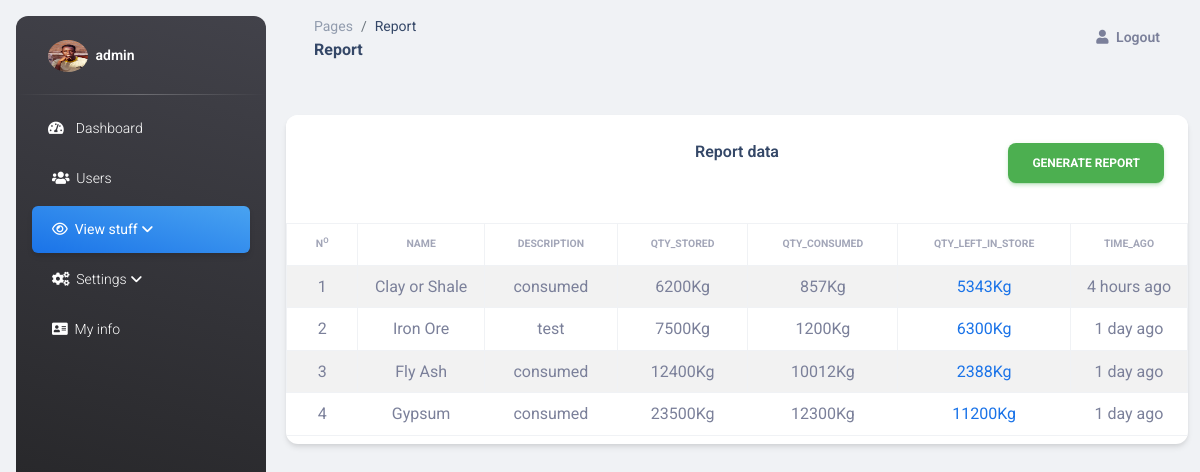
Page /system_users/Admin/report.php (signed in) on the committed database.
### tables this page shows
CREATE TABLE `raw_material` (
  `rm_id` int(11) NOT NULL,
  `name` varchar(100) DEFAULT NULL,
  `description` text DEFAULT NULL,
  `quantity_stored` int(11) DEFAULT NULL,
  `quantity_consumed` int(11) DEFAULT NULL,
  `unit` varchar(100) DEFAULT NULL,
  `consumed_time` varchar(100) DEFAULT NULL,
  `consumed_descr` text DEFAULT NULL,
  `user_fk_id` int(11) DEFAULT NULL
);

### system_users/Admin/report.php (the view, shortened to what this page needs)
      <?php
    include_once '../../php_code/codes.php';
    $user_id=$_SESSION['a_id'];
    $sql_user_info="SELECT * FROM admin where a_id=".$user_id."";
    $query_user_info=mysqli_query($con,$sql_user_info);
    while ($row_user_info=mysqli_fetch_assoc($query_user_info)) {
      $admin_image=$row_user_info['image'];
      $admin_name=$row_user_info['name'];
    }
?>
<!DOCTYPE html>
<html lang="en">
<?php require 'head.php';?>
<body class="g-sidenav-show  bg-gray-200">
  <aside class="sidenav navbar navbar-vertical navbar-expand-xs border-0 border-radius-xl my-3 fixed-start ms-3   bg-gradient-dark" id="sidenav-main">
    <div class="sidenav-header">
      <a class="navbar-brand m-0" href="#" target="_blank">
        <img src="../../assets/img/admin/<?php echo $admin_image;?>" title="user image" style="width:40px;height:40px;border-radius:50%;" class="navbar-brand-img h-100" alt="main_logo">
        <span class="ms-1 font-weight-bold text-white"><?php echo $admin_name;?></span>
      </a>
    </div>
    <hr class="horizontal light mt-0 mb-2">
    <div class="collapse navbar-collapse  w-auto " id="sidenav-collapse-main">
      <ul class="navbar-nav">
        <li class="nav-item">
          <a class="nav-link text-white" href="#" onclick="window.location.href='home.php'">
            <div class="text-white text-center me-2 d-flex align-items-center justify-content-center">
              <i class="fas fa-tachometer-alt"></i>
            </div>
            <span class="nav-link-text ms-1">Dashboard</span>
          </a>
        </li>
        <li class="nav-item">
          <a class="nav-link text-white" href="#" onclick="window.location.href='users.php'">
            <span class="nav-link-text ms-1"><i class="fas fa-users"></i>&nbsp;&nbsp;Users</span>
          </a>
        </li>
        <li class="nav-item dropdown">
          <a class="nav-link dropdown-toggle text-white active bg-gradient-info" href="#" id="navbarDropdown" role="button" data-bs-toggle="dropdown" aria-expanded="false">
            <span class="nav-link-text ms-1"><i class="fa fa-eye"></i>&nbsp;&nbsp;View stuff</span>
          </a>
        </li>
        <li class="nav-item dropdown">
          <a class="nav-link dropdown-toggle text-white" href="#" id="navbarDropdown" role="button" data-bs-toggle="dropdown" aria-expanded="false">
            <span class="nav-link-text ms-1"><i class="fa fa-cogs"></i>&nbsp;&nbsp;Settings</span>
          </a>
        </li>
        <li class="nav-item">
          <a class="nav-link text-white" onclick="window.location.href='myInformation.php'" id="navbarDropdown" role="button" data-bs-toggle="dropdown" aria-expanded="false">
            <span class="nav-link-text ms-1"><i class="fa fa-address-card"></i>&nbsp;&nbsp;My info</span>
          </a>
        </li>
      </ul>
    </div>
  </aside>
  <main class="main-content position-relative max-height-vh-100 h-100 border-radius-lg ">
    <nav class="navbar navbar-main navbar-expand-lg px-0 mx-4 shadow-none border-radius-xl" id="navbarBlur" data-scroll="true">
      <div class="container-fluid py-1 px-3">
        <nav aria-label="breadcrumb">
          <ol class="breadcrumb bg-transparent mb-0 pb-0 pt-1 px-0 me-sm-6 me-5">
            <li class="breadcrumb-item text-sm"><a class="opacity-5 text-dark" href="javascript:;">Pages</a></li>
            <li class="breadcrumb-item text-sm text-dark active" aria-current="page">Report</li>
          </ol>
          <h6 class="font-weight-bolder mb-0">Report</h6>
        </nav>
        <div class="collapse navbar-collapse mt-sm-0 mt-2 me-md-0 me-sm-4" id="navbar">
          <ul class="navbar-nav  justify-content-end">
            <li class="nav-item d-flex align-items-center">
              <a href="#" class="nav-link text-body font-weight-bold px-0"  data-bs-toggle="modal" data-bs-target="#logoutModal">
                <i class="fa fa-user me-sm-1"></i>
                <span class="d-sm-inline d-none">Logout</span>
              </a>
            </li>
          </ul>
        </div>
      </div>
    </nav>
    <div class="container-fluid py-4">
      <div class="row">
        <div class="col-xl-12 col-sm-12 mb-xl-0 mb-4">
            <div class="card mt-3">
              <div class="card-header pb-0">
                <div class="row">
                  <div class="col-lg-12 col-7 text-center">
                    <h6>Report data</h6>
                    <button class="btn btn-success" onclick="window.location.href='generate_report.php'" style="float:right;margin-top: -30px;" id="generate_report_btn_id">Generate report</button>
                  </div>
                </div>
              </div>
              <div class="card-body px-0 pb-2">
                <div class="table-responsive">
                  <table class="table align-items-center mb-0 text-center table-bordered table-striped" id="example1">
                    <thead class="text-center">
                      <tr>
                        <th class="text-uppercase text-secondary text-xxs font-weight-bolder opacity-7">N<sup>o</sup></th>
                        <th class="text-uppercase text-secondary text-xxs font-weight-bolder opacity-7">name</th>
                        <th class="text-center text-uppercase text-secondary text-xxs font-weight-bolder opacity-7">Description</th>
                        <th class="text-center text-uppercase text-secondary text-xxs font-weight-bolder opacity-7">Qty_stored</th>
                        <th class="text-center text-uppercase text-secondary text-xxs font-weight-bolder opacity-7">Qty_consumed</th>
                        <th class="text-center text-uppercase text-secondary text-xxs font-weight-bolder opacity-7">Qty_left_in_store</th>
                        <th class="text-center text-uppercase text-secondary text-xxs font-weight-bolder opacity-7">Time_ago</th>
                      </tr>
                    </thead>
                    <tbody>
                      <?php
                          $report_data=mysqli_query($con,"SELECT * from raw_material where quantity_consumed != 0");
                          $count=1;
                          while ($report_row=mysqli_fetch_assoc($report_data)) {
                            $report_name=$report_row['name'];
                            $quantity_stored=$report_row['quantity_stored'];
                            $quantity_consumed=$report_row['quantity_consumed'];
                            $report_rdate=$report_row['consumed_time'];
                            $report_descr=$report_row['consumed_descr'];
                            $report_unit=$report_row['unit'];
                            $timestamp = $report_rdate;
                            $currentDateTime = new DateTime();
                            $timestampDateTime = new DateTime($timestamp);
                            $difference = $currentDateTime->diff($timestampDateTime);
                            if ($difference->y > 0) {
                                $timeAgo = $difference->y . ' year' . ($difference->y > 1 ? 's' : '') . ' ago';
                            } elseif ($difference->m > 0) {
                                $timeAgo = $difference->m . ' month' . ($difference->m > 1 ? 's' : '') . ' ago';
                            } elseif ($difference->d > 0) {
                                $timeAgo = $difference->d . ' day' . ($difference->d > 1 ? 's' : '') . ' ago';
                            } elseif ($difference->h > 0) {
                                $timeAgo = $difference->h . ' hour' . ($difference->h > 1 ? 's' : '') . ' ago';
                            } elseif ($difference->i > 0) {
                                $timeAgo = $difference->i . ' minute' . ($difference->i > 1 ? 's' : '') . ' ago';
                            } else {
                                $timeAgo = 'just now';
                            }
                            echo '
                              <tr>
                                <td class="text-center">
                                  '.$count++.'
                                </td>
                                <td>
                                  '.$report_name.'
                                </td>
                                <td class="align-middle text-center">
                                  '.$report_descr.'
                                </td>
                                <td class="align-middle text-center">
                                  '.$quantity_stored.$report_unit.'
                                </td>
                                <td class="align-middle text-center">
                                  '.$quantity_consumed.$report_unit.'
                                </td>
                                <td class="align-middle text-center text-info">
                                  '.$quantity_stored-$quantity_consumed.$report_unit.'
                                </td>
                                <td class="align-middle text-center">
                                  '.$timeAgo.'
                                </td>
                              </tr>
                            ';
                        }
                            ?>
                    </tbody>
                  </table>
                </div>
              </div>
            </div>
        </div>
      </div>
    </div>
  </main>
</body>
</html>

### rows in the picture
raw_material: name "Clay or Shale", consumed_descr "consumed", quantity_stored "6200", unit "Kg", quantity_consumed "857", $quantity_stored-$quantity_consumed "5343", consumed_time "4 hours ago"
raw_material: name "Iron Ore", consumed_descr "test", quantity_stored "7500", unit "Kg", quantity_consumed "1200", $quantity_stored-$quantity_consumed "6300", consumed_time "1 day ago"
raw_material: name "Fly Ash", consumed_descr "consumed", quantity_stored "12400", unit "Kg", quantity_consumed "10012", $quantity_stored-$quantity_consumed "2388", consumed_time "1 day ago"
raw_material: name "Gypsum", consumed_descr "consumed", quantity_stored "23500", unit "Kg", quantity_consumed "12300", $quantity_stored-$quantity_consumed "11200", consumed_time "1 day ago"

### other values in the picture
$admin_name "admin"
